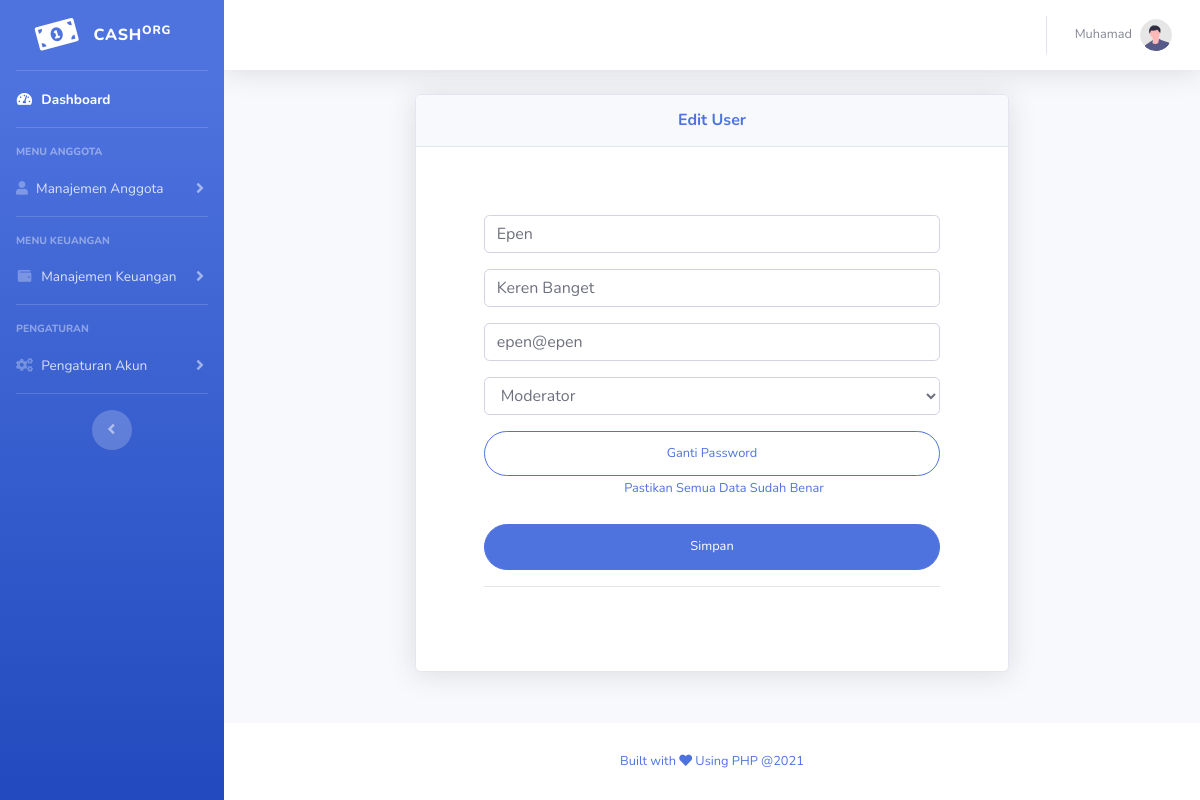
Page /dashboard/edit_user.php?user=e98d26da3ad9380d104c0e694eb21da2 (signed in) on the committed database.
### tables this page shows
CREATE TABLE `cash_user` (
  `id` int(11) NOT NULL,
  `nama_awal` varchar(255) NOT NULL,
  `nama_akhir` varchar(255) NOT NULL,
  `email` varchar(100) NOT NULL,
  `level_user` varchar(255) NOT NULL,
  `passwd` varchar(255) NOT NULL,
  `code_uniq` varchar(255) NOT NULL
);

### dashboard/edit_user.php (the view, shortened to what this page needs)
<?php
function generate_token() {
    if(!isset($_SESSION["token"])) {
        $token = bin2hex(random_bytes(32));
    }
     else {
        $token = $_SESSION["token"];
            }
    return $token;
  }
$nama_depan = "";
$nama_akhir = "";
$email = "";
$level = "";
$code = "";
if(isset($_GET['user']) && !empty($_GET['user'])){
    $data_user = $_GET['user'];
    $db = database::connect();
        $query_user = $db->prepare("SELECT * FROM cash_user WHERE code_uniq = :id_user");
        $query_user->bindParam(":id_user", $data_user);
        $query_user->execute();
            if($query_user->rowCount() == 1){
                $isi_data = $query_user->fetch(PDO::FETCH_ASSOC);
                    $nama_depan = $isi_data['nama_awal'];
                    $nama_akhir = $isi_data['nama_akhir'];
                    $email = $isi_data['email'];
                    $level = $isi_data['level_user'];
                    $code = $isi_data['code_uniq'];
            }else{
                header("Location: list_user.php");
                exit();
            }
}
 ?>
<!DOCTYPE html>
<html lang="en">
<head>
    <link href="vendor/fontawesome-free/css/all.min.css" rel="stylesheet" type="text/css">
    <link href="css/sb-admin-2.min.css" rel="stylesheet">
</head>
<body id="page-top">
    <div id="wrapper">
        <ul class="navbar-nav bg-gradient-primary sidebar sidebar-dark accordion" id="accordionSidebar">
            <a class="sidebar-brand d-flex align-items-center justify-content-center" href="index.php">
                <div class="sidebar-brand-icon rotate-n-15">
                    <i class="fas fa-money-bill-alt"></i>
                </div>
                <div class="sidebar-brand-text mx-3">Cash<sup>org</sup></div>
            </a>
            <hr class="sidebar-divider my-0">
            <li class="nav-item active">
                <a class="nav-link" href="index.php">
                    <i class="fas fa-fw fa-tachometer-alt"></i>
                    <span>Dashboard</span></a>
            </li>
            <hr class="sidebar-divider">
            <div class="sidebar-heading">
                Menu Anggota
            </div>
            <li class="nav-item">
                <a class="nav-link collapsed" href="#" data-toggle="collapse" data-target="#collapseTwo"
                    aria-expanded="true" aria-controls="collapseTwo">
                    <i class="fas fa-user fa-cog"></i>
                    <span>Manajemen Anggota</span>
                </a>
            </li>
            <hr class="sidebar-divider">
            <div class="sidebar-heading">
                Menu Keuangan
            </div>
            <li class="nav-item">
                <a class="nav-link collapsed" href="#" data-toggle="collapse" data-target="#collapsePages"
                    aria-expanded="true" aria-controls="collapsePages">
                    <i class="fas fa-fw fa-wallet"></i>
                    <span>Manajemen Keuangan</span>
                </a>
            </li>
            <hr class="sidebar-divider">
            <div class="sidebar-heading">
                Pengaturan
            </div>
            <li class="nav-item">
                <a class="nav-link collapsed" href="#" data-toggle="collapse" data-target="#collapseCon"
                    aria-expanded="true" aria-controls="collapsePages">
                    <i class="fas fa-fw fa-cogs"></i>
                    <span>Pengaturan Akun</span>
                </a>
            </li>
            <hr class="sidebar-divider d-none d-md-block">
            <div class="text-center d-none d-md-inline">
                <button class="rounded-circle border-0" id="sidebarToggle"></button>
            </div>
        </ul>
        <div id="content-wrapper" class="d-flex flex-column">
            <div id="content">
                <nav class="navbar navbar-expand navbar-light bg-white topbar mb-4 static-top shadow">
                    <ul class="navbar-nav ml-auto">
                        <li class="nav-item dropdown no-arrow">
                            <a class="nav-link dropdown-toggle" href="#" id="userDropdown" role="button"
                                data-toggle="dropdown" aria-haspopup="true" aria-expanded="false">
                                <span class="mr-2 d-none d-lg-inline text-gray-600 small"><?php echo $_SESSION['nama']; ?></span>
                                <img class="img-profile rounded-circle"
                                    src="img/undraw_profile.svg">
                            </a>
                        </li>
                    </ul>
                </nav>
                <div class="container-fluid">
                    <center>
                    <div class="col-lg-8">
                                <div class="card shadow mb-4">
                                <div class="card-header py-3">
                                    <h6 class="m-0 font-weight-bold text-primary">Edit User</h6>
                                </div>
                                <div class="card-body">
                                     <div class="p-5">
                                    <form class="user" method="post" action="">
                                        <div class="form-group">
                                            <input type="text" class="form-control" value="<?php echo $nama_depan; ?>" name="nama_awal" required>
                                        </div>
                                        <div class="form-group">
                                            <input type="text" class="form-control" value="<?php echo $nama_akhir; ?>" name="nama_akhir" required>
                                        </div>
                                        <div class="form-group">
                                            <input type="email" class="form-control" value="<?php echo $email; ?>" name="email" required>
                                        </div>
                                        <div class="form-group">
                                            <select class="form-control" name="level" required>
                                            <option selected value="<?php echo $level; ?>"><?php echo $level; ?></option>
                                            </select>
                                        </div>
                                        <a href="change_passwd.php?user=<?php echo $code; ?>&token=<?php echo generate_token(); ?>"><button type="button" class="btn btn-outline-primary btn-user btn-block">Ganti Password </button>
                                        <div class="form-group">
                                            <div class="custom-control custom-checkbox small">
                                                <label>Pastikan Semua Data Sudah Benar</label>
                                            </div>
                                        </div>
                                        <button type="submit" class="btn btn-primary btn-user btn-block" name="submit">Simpan </button>
                                    </form>
                                    <hr>
                                </div>
                                </div>
                            </div>
                    </div>
                    </center>
                </div>
            </div>
            <footer class="sticky-footer bg-white">
                <div class="container my-auto">
                    <div class="copyright text-center my-auto">
                         <span>Built with <i class="fas fa-heart"></i> Using PHP @<?php echo date('Y'); ?></span>
                    </div>
                </div>
            </footer>
        </div>
    </div>
</body>
</html>

### rows in the picture
cash_user: nama_awal "Epen", nama_akhir "Keren Banget", email "epen@epen", level "Moderator"

### other values in the picture
$_SESSION['nama'] "Muhamad"
